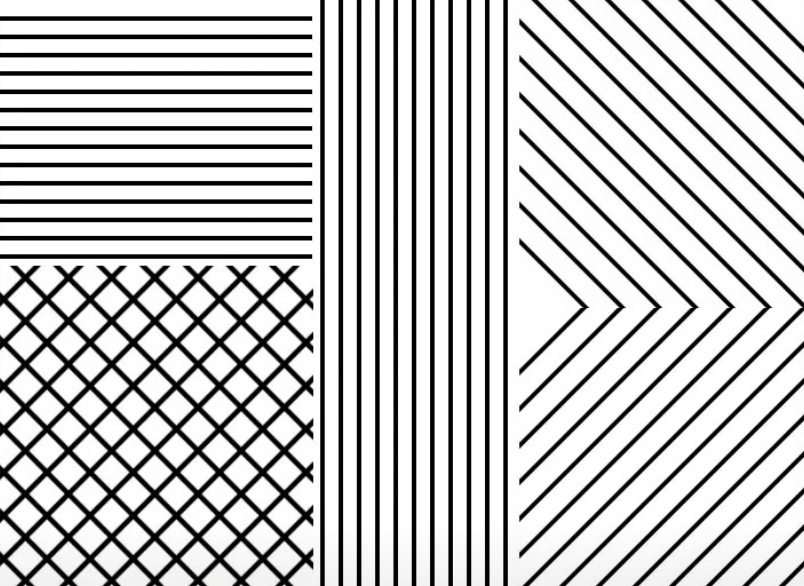
#> input picture v1/artificial_patterns.png, 804 x 586 px, found by its file name
$ jupyter execute v1_model_v0_013123.ipynb   (older library calls are emulated)
#> lines starting #> are read from the running program, lines starting #| are printed output that depends on the picture
[cell 1]
#!/usr/bin/env python
##############################################
# Gabor filter, multiple filters in one. Generate fiter bank.
# ref: https://www.youtube.com/watch?v=QEz4bG9P3Qs
"""
ksize Size of the filter returned.
sigma Standard deviation of the gaussian envelope.
theta Orientation of the normal to the parallel stripes of a Gabor function.
lambda Wavelength of the sinusoidal factor.
gamma Spatial aspect ratio.
psi Phase offset.
ktype Type of filter coefficients. It can be CV_32F or CV_64F.
indicates the type and range of values that each pixel in the Gabor kernel can hold.
Basically float32 or float64
"""

# Previously made 24 filters (6 locations, 4 orientations at each location). Generated the filters in a loop, and applied
# them iteratively. The neuronal rsps were summed and plotted. Now, generate filters separately, sum and plot result to
# confirm the loop generation was correct.

import numpy as np
import cv2
import matplotlib.pyplot as plt

[cell 2]
# Read image
img = cv2.imread('/src/v1/artificial_patterns.png', cv2.IMREAD_GRAYSCALE)
#> img: shape (586, 804); min 0, max 255, mean 195.9
def image_resize(image, width = None, height = None, inter = cv2.INTER_AREA):
    # initialize the dimensions of the image to be resized and
    # grab the image size
#> called with height = 128, inter = 3
    dim = None
    (h, w) = image.shape[:2]
#> h = 586; w = 804

    # if both the width and height are None, then return the
    # original image
    if width is None and height is None:
        return image

    # check to see if the width is None
    if width is None:
        # calculate the ratio of the height and construct the
        # dimensions
        r = height / float(h)
#> r = 0.218
        dim = (int(w * r), height)
#> dim = (175, 128)

    # otherwise, the height is None
    else:
        # calculate the ratio of the width and construct the
        # dimensions
        r = width / float(w)
        dim = (width, int(h * r))

    # resize the image
    resized = cv2.resize(image, dim, interpolation = inter)
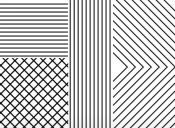
#> resized: shape (128, 175); min 1, max 255, mean 195.9

    # return the resized image
    return resized
img = image_resize(img, height = 128)  # Resize image
img = img[:,23:151]
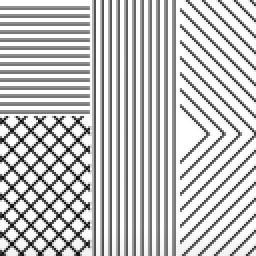
#> img: shape (128, 128) (shown 2 times larger); min 2, max 255, mean 195.3
print(img.shape)
#| (128, 128)
ksize = min(img.shape)
#> ksize = 128
plt.imshow(img)

[cell 3]
# Construct parameter dict
# Future filters are roughly based on this one... (sigma 16 -> 8)
file_name = 'filter_128_16_2.356194490192345_15.707963267948966_0.7853981633974483_0.jpg'
def parse_gabor_param(file_name):
    print(file_name[:-4].split('_'))
    param_dict = {}
    now_params = file_name[:-4].split('_')
    ksize = int(now_params[1])
    param_dict['ksize'] = ksize
    now_sigma = float(now_params[2])
    param_dict['sigma'] = now_sigma
    now_theta = float(now_params[3])
    param_dict['theta'] = now_theta
    now_lamda = float(now_params[4])
    param_dict['lamda'] = now_lamda
    now_gamma = float(now_params[5])
    param_dict['gamma'] = now_gamma
    phi = float(now_params[6])
    param_dict['phi'] = phi
    kernel = cv2.getGaborKernel((ksize, ksize), now_sigma, now_theta, now_lamda, now_gamma, phi, ktype=cv2.CV_32F)
    return kernel, param_dict
GF, param_dict = parse_gabor_param(file_name)
plt.imshow(GF)
for k in param_dict.keys():
    print(k, param_dict[k])
# like the look of this one... use it in 4 directions...

# changed sigma not sure if was necessary

[cell 4]
# view the behavior of this filter when the RF is at the center

ksize = param_dict['ksize']
theta = np.linspace(0, np.pi, 100)
sigma = 8
# sigma = param_dict['sigma']
lamda = param_dict['lamda']
gamma = param_dict['gamma']
phi = param_dict['phi']

k_collection = []
param_collection = {}

for k in param_dict.keys():
    param_collection[k] = []

for t in theta:
    kernel = cv2.getGaborKernel((ksize, ksize), sigma, t, lamda, gamma, phi, ktype=cv2.CV_32F)

    param_collection['ksize'].append(ksize)
    param_collection['sigma'].append(sigma)
    param_collection['theta'].append(t)
    param_collection['lamda'].append(lamda)
    param_collection['gamma'].append(gamma)
    param_collection['phi'].append(phi)
    k_collection.append(kernel[:ksize,:ksize])

thetas = np.array(param_collection['theta'])

n_response = []
if_plt = True
for k in k_collection:
    if if_plt:
        if_plt = False
        plt.figure()
        plt.imshow(k)
    fimg = cv2.filter2D(img, cv2.CV_8UC3, k)
    n_response.append(np.sum(img*k))
#> this loop made 100 passes
#> pass 1, `fimg = cv2.filter2D(img, cv2.CV_8UC3, k)`:
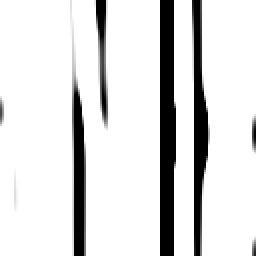
#> fimg: shape (128, 128) (shown 2 times larger); min 0, max 255, mean 220.1
#> pass 3, `fimg = cv2.filter2D(img, cv2.CV_8UC3, k)`:
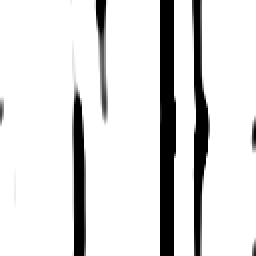
#> fimg: shape (128, 128) (shown 2 times larger); min 0, max 255, mean 221.5
#> after the loop, if_plt = False; n_response = 100 values, max 689 at index 60, min 440.8 at index 1, mean 559.4
    # [4 lines of commented-out code are left out]
plt.imshow(img, interpolation='none', alpha=0.1)
plt.figure()
plt.plot(thetas*180/np.pi, np.abs(n_response))
plt.axvline(x = 45, color = 'b')
plt.axvline(x = 90, color = 'r')
plt.axvline(x = 135, color = 'b')
#> figure, not shown here; curve peaks at x = 109.1, y = 689

Shift the kernel to target the upper right corner of the image...

[cell 5]
n_response = []
if_plt = True
for k in k_collection:
    k_shifted = cv2.getRectSubPix(k, (128,128), (15, 100))
    if if_plt:
        if_plt = False
        plt.figure()
        plt.imshow(k_shifted)
    # fimg = cv2.filter2D(img, cv2.CV_8UC3, k_shifted)
    n_response.append(np.sum(img*k_shifted))
#> after the loop, if_plt = False; n_response = 100 values, max 761.1 at index 28, min -972.5 at index 98, mean 249.4
plt.imshow(img, interpolation='none', alpha=0.1)

plt.figure()
plt.plot(thetas*180/np.pi, np.abs(n_response))
plt.axvline(x = 45, color = 'b')
plt.axvline(x = 90, color = 'r')
plt.axvline(x = 135, color = 'b')
#> figure, not shown here; curve peaks at x = 178.2, y = 972.5

[cell 6]
n_response = []
if_plt = True
for k in k_collection:
    k_shifted = cv2.getRectSubPix(k, (128,128), (15, 25))
    if if_plt:
        if_plt = False
        plt.figure()
        plt.imshow(k_shifted)
    # fimg = cv2.filter2D(img, cv2.CV_8UC3, k_shifted)
    n_response.append(np.sum(img*k_shifted))
#> after the loop, if_plt = False; n_response = 100 values, max 774.3 at index 26, min -973.7 at index 1, mean 253.9
plt.imshow(img, interpolation='none', alpha=0.1)


plt.figure()
plt.plot(thetas*180/np.pi, np.abs(n_response))
plt.axvline(x = 45, color = 'b')
plt.axvline(x = 90, color = 'r')
plt.axvline(x = 135, color = 'b')
#> figure, not shown here; curve peaks at x = 1.82, y = 973.7

[cell 7]
n_response = []
if_plt = True
for k in k_collection:
    k_shifted = cv2.getRectSubPix(k, (128,128), (100, 100))
    if if_plt:
        if_plt = False
        plt.figure()
        plt.imshow(k_shifted)
    # fimg = cv2.filter2D(img, cv2.CV_8UC3, k_shifted)
    n_response.append(np.sum(img*k_shifted))
#> after the loop, if_plt = False; n_response = 100 values, max 752.1 at index 49, min 574.4 at index 75, mean 634.4
plt.imshow(img, interpolation='none', alpha=0.1)


plt.figure()
plt.plot(thetas*180/np.pi, np.abs(n_response))
plt.axvline(x = 45, color = 'b')
plt.axvline(x = 90, color = 'r')
plt.axvline(x = 135, color = 'b')
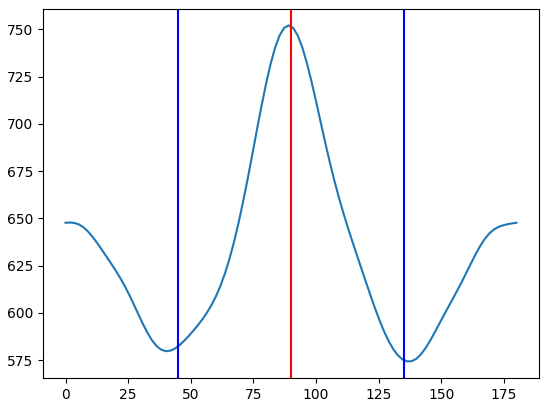
#> figure drawn by matplotlib, 1 panel; curve peaks at x = 89.09, y = 752.1

[cell 8]
n_response = []
if_plt = True
for k in k_collection:
    k_shifted = cv2.getRectSubPix(k, (128,128), (100, 25))
    if if_plt:
        if_plt = False
        plt.figure()
        plt.imshow(k_shifted)
    # fimg = cv2.filter2D(img, cv2.CV_8UC3, k_shifted)
    n_response.append(np.sum(img*k_shifted))
#> after the loop, if_plt = False; n_response = 100 values, max 610.5 at index 10, min 497.1 at index 50, mean 562.9
plt.imshow(img, interpolation='none', alpha=0.1)


plt.figure()
plt.plot(thetas*180/np.pi, np.abs(n_response))
plt.axvline(x = 45, color = 'b')
plt.axvline(x = 90, color = 'r')
plt.axvline(x = 135, color = 'b')
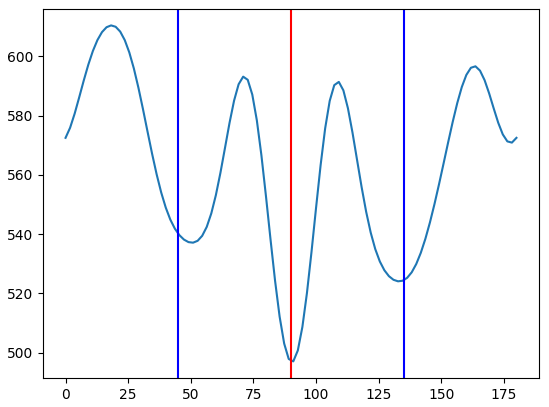
#> figure drawn by matplotlib, 1 panel; curve peaks at x = 18.18, y = 610.5

[cell 9]
n_response = []
if_plt = True
for k in k_collection:
    k_shifted = cv2.getRectSubPix(k, (128,128), (60, 25))
    if if_plt:
        if_plt = False
        plt.figure()
        plt.imshow(k_shifted)
    # fimg = cv2.filter2D(img, cv2.CV_8UC3, k_shifted)
    n_response.append(np.sum(img*k_shifted))
#> after the loop, if_plt = False; n_response = 100 values, max 616.8 at index 40, min 397.8 at index 0, mean 557.8
plt.imshow(img, interpolation='none', alpha=0.1)


plt.figure()
plt.plot(thetas*180/np.pi, np.abs(n_response))
plt.axvline(x = 45, color = 'b')
plt.axvline(x = 90, color = 'r')
plt.axvline(x = 135, color = 'b')
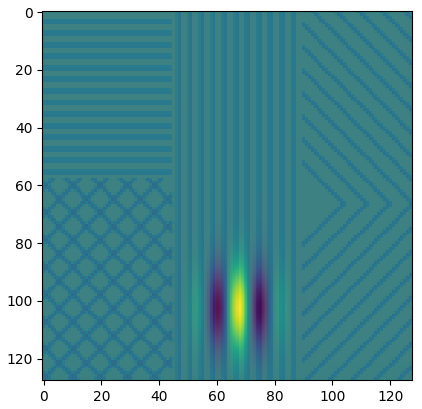
#> figure drawn by matplotlib, 1 panel
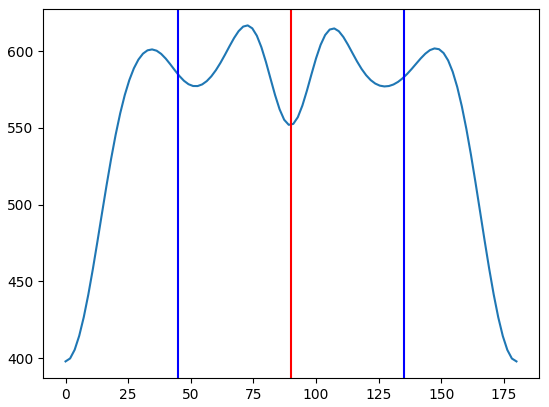
#> figure drawn by matplotlib, 1 panel; curve peaks at x = 72.73, y = 616.8

[cell 10]
n_response = []
if_plt = True
for k in k_collection:
    k_shifted = cv2.getRectSubPix(k, (128,128), (60, 100))
    if if_plt:
        if_plt = False
        plt.figure()
        plt.imshow(k_shifted)
    # fimg = cv2.filter2D(img, cv2.CV_8UC3, k_shifted)
    n_response.append(np.sum(img*k_shifted))
#> after the loop, if_plt = False; n_response = 100 values, max 598.1 at index 63, min 387.2 at index 0, mean 554.7
plt.imshow(img, interpolation='none', alpha=0.1)


plt.figure()
plt.plot(thetas*180/np.pi, np.abs(n_response))
plt.axvline(x = 45, color = 'b')
plt.axvline(x = 90, color = 'r')
plt.axvline(x = 135, color = 'b')
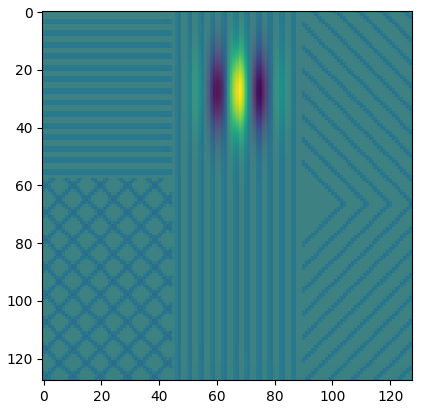
#> figure drawn by matplotlib, 1 panel
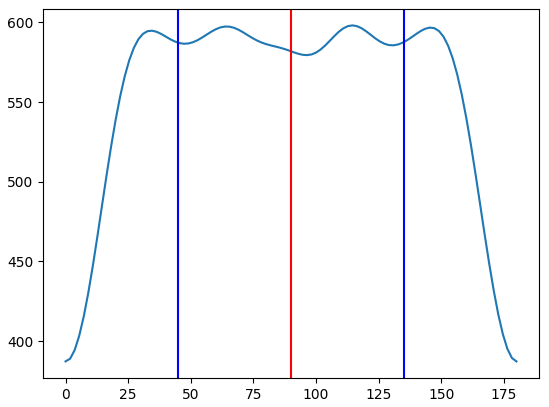
#> figure drawn by matplotlib, 1 panel; curve peaks at x = 114.5, y = 598.1
